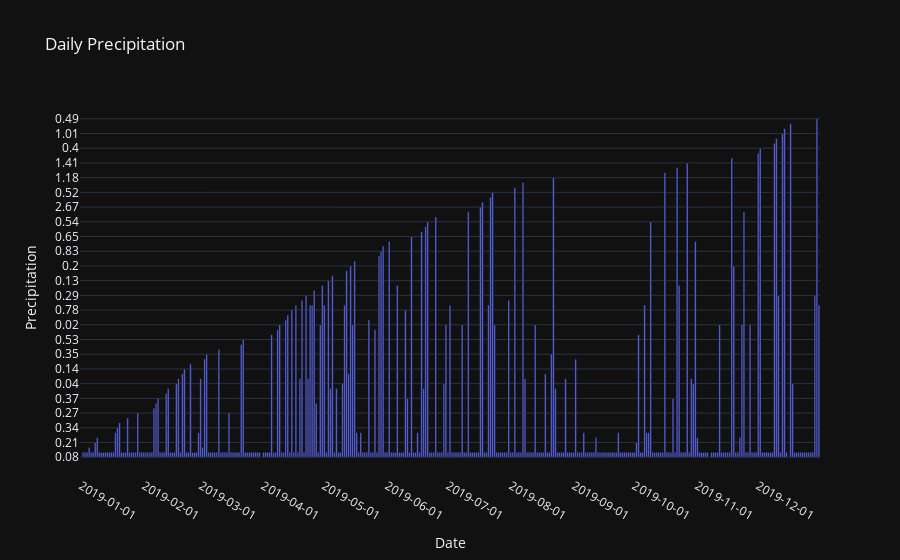
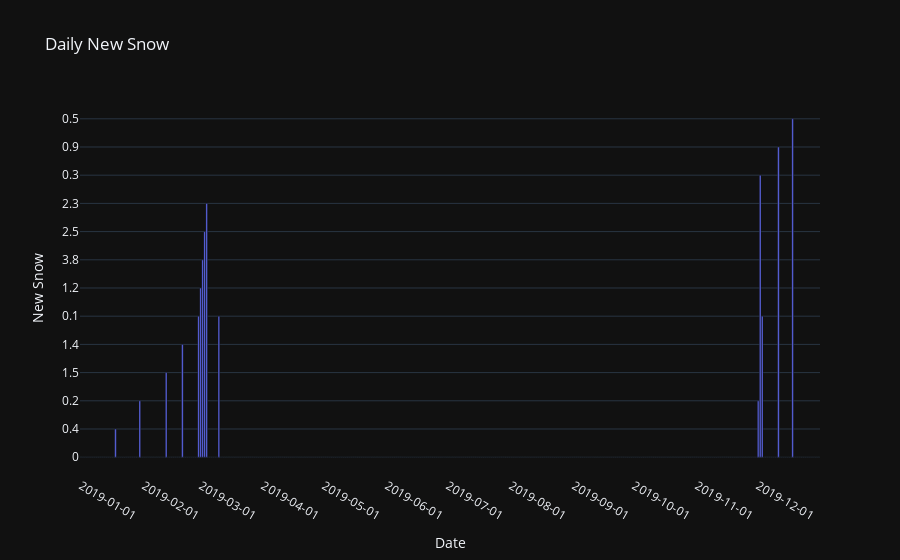
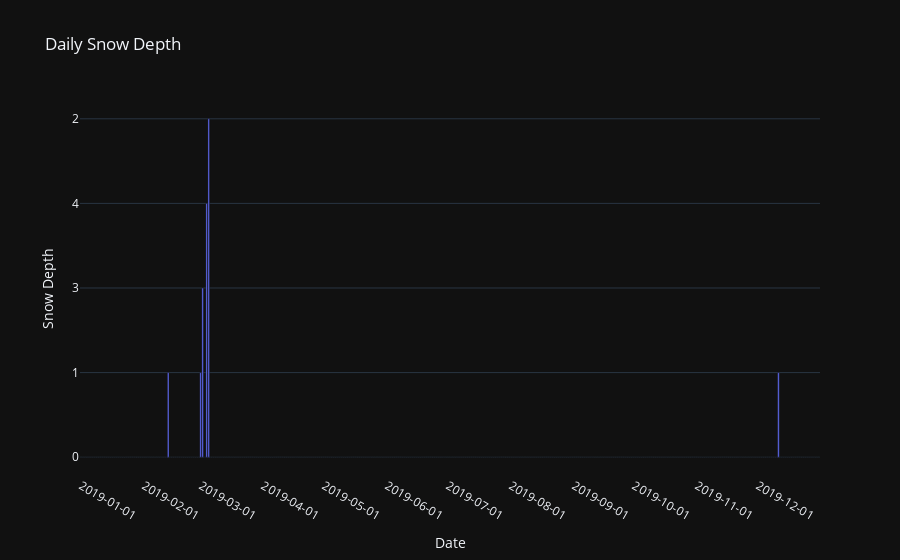

These figures' notebook cell, in order:
### Code cell
fig1 = go.Figure()
fig1.add_trace(go.Bar(x=df['date'], y=df['precipitation'], name='Precipitation'))
fig1.update_layout(
    title='Daily Precipitation',
    xaxis_title='Date',
    yaxis_title='Precipitation',
    xaxis=dict(
        tickformat='%Y-%m-%d',
        tickmode='linear',
        dtick='M1'  # 每月一个刻度
    ),
    template='plotly_dark'  # 设置黑色背景
)

# 创建第二个柱状图：新降雪量
fig2 = go.Figure()
fig2.add_trace(go.Bar(x=df['date'], y=df['new_snow'], name='New Snow'))
fig2.update_layout(
    title='Daily New Snow',
    xaxis_title='Date',
    yaxis_title='New Snow',
    xaxis=dict(
        tickformat='%Y-%m-%d',
        tickmode='linear',
        dtick='M1'  # 每月一个刻度
    ),
    template='plotly_dark'  # 设置黑色背景
)

# 创建第三个柱状图：雪深
fig3 = go.Figure()
fig3.add_trace(go.Bar(x=df['date'], y=df['snow_depth'], name='Snow Depth'))
fig3.update_layout(
    title='Daily Snow Depth',
    xaxis_title='Date',
    yaxis_title='Snow Depth',
    xaxis=dict(
        tickformat='%Y-%m-%d',
        tickmode='linear',
        dtick='M1'  # 每月一个刻度
    ),
    template='plotly_dark'  # 设置黑色背景
)

# 显示三个图表
fig1.show()
fig2.show()
fig3.show()

### Figure 1 — Plotly figure (JSON) as saved in the notebook; plotly's stock layout.template omitted (floating-point values rounded to 4 significant figures; data arrays with more than 128 entries replaced by an {"elided": "..."} marker saying what was removed)
{"data": [{"name": "Precipitation", "type": "bar", "x": {"elided": "365 str values"}, "y": {"elided": "365 mixed values"}}], "layout": {"title": {"text": "Daily Precipitation"}, "xaxis": {"dtick": "M1", "tickformat": "%Y-%m-%d", "tickmode": "linear", "title": {"text": "Date"}}, "yaxis": {"title": {"text": "Precipitation"}}}}

### Figure 2 — Plotly figure (JSON) as saved in the notebook; plotly's stock layout.template omitted (floating-point values rounded to 4 significant figures; data arrays with more than 128 entries replaced by an {"elided": "..."} marker saying what was removed)
{"data": [{"name": "New Snow", "type": "bar", "x": {"elided": "365 str values"}, "y": {"elided": "365 mixed values"}}], "layout": {"title": {"text": "Daily New Snow"}, "xaxis": {"dtick": "M1", "tickformat": "%Y-%m-%d", "tickmode": "linear", "title": {"text": "Date"}}, "yaxis": {"title": {"text": "New Snow"}}}}

### Figure 3 — Plotly figure (JSON) as saved in the notebook; plotly's stock layout.template omitted (floating-point values rounded to 4 significant figures; data arrays with more than 128 entries replaced by an {"elided": "..."} marker saying what was removed)
{"data": [{"name": "Snow Depth", "type": "bar", "x": {"elided": "365 str values"}, "y": {"elided": "365 mixed values"}}], "layout": {"title": {"text": "Daily Snow Depth"}, "xaxis": {"dtick": "M1", "tickformat": "%Y-%m-%d", "tickmode": "linear", "title": {"text": "Date"}}, "yaxis": {"title": {"text": "Snow Depth"}}}}
